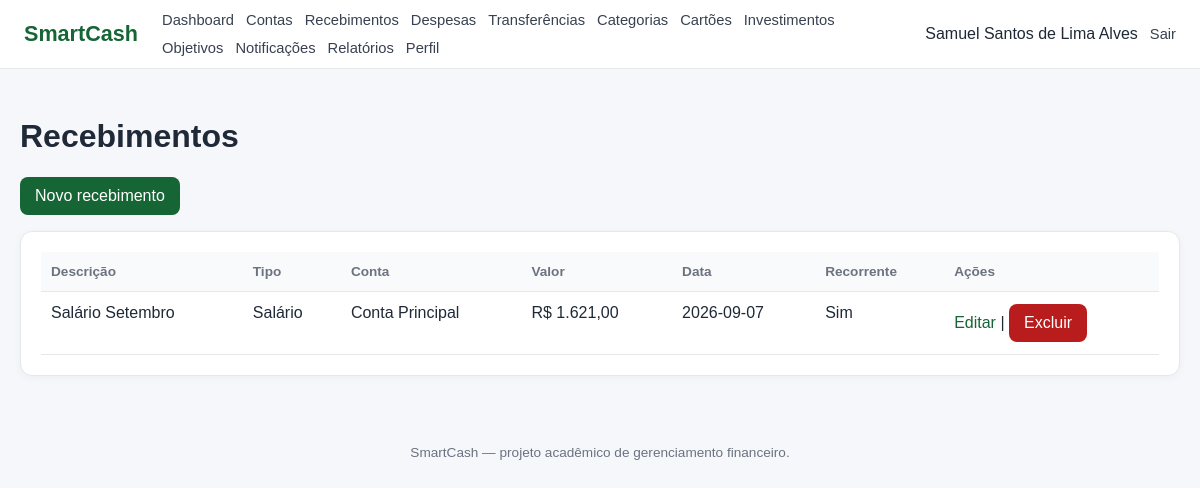
Screenshot of /recebimentos/index.php (signed in) with the database file from the repository.
### tables this page shows
CREATE TABLE `recebimento` (
  `id_recebimento` int NOT NULL,
  `id_usuario` int NOT NULL,
  `id_conta` int NOT NULL,
  `id_tipo_recebimento` int NOT NULL,
  `descricao` varchar(255) NOT NULL,
  `valor` decimal(15,2) NOT NULL,
  `data_recebimento` date NOT NULL,
  `recorrente` tinyint(1) NOT NULL DEFAULT '0',
  `frequencia` varchar(30) DEFAULT NULL,
  `proximo_recebimento` date DEFAULT NULL
);

CREATE TABLE `tipo_recebimento` (
  `id_tipo_recebimento` int NOT NULL,
  `nome` varchar(50) NOT NULL,
  `descricao` varchar(255) DEFAULT NULL
);

CREATE TABLE `conta` (
  `id_conta` int NOT NULL,
  `id_usuario` int NOT NULL,
  `id_banco` int NOT NULL,
  `id_tipo_conta` int NOT NULL,
  `nome_conta` varchar(100) NOT NULL,
  `num_conta` varchar(30) DEFAULT NULL,
  `agencia` varchar(20) DEFAULT NULL,
  `saldo_atual` decimal(15,2) NOT NULL DEFAULT '0.00'
);

### includes/functions.php (called while the page is built, shortened)
<?php
function e(mixed $value): string
{
    return htmlspecialchars(
        (string)($value ?? ''),
        ENT_QUOTES,
        'UTF-8'
    );
}
function money(float|int|string|null $value): string
{
    return 'R$ ' . number_format(
        (float)$value,
        2,
        ',',
        '.'
    );
}

### recebimentos/index.php (the view, shortened to what this page needs)
<?php
require_once __DIR__ . '/../config/database.php';
require_once __DIR__ . '/../includes/auth.php';
require_once __DIR__ . '/../includes/functions.php';
$stmt = $pdo->prepare(
    'SELECT r.*, c.nome_conta, tr.nome AS tipo
     FROM RECEBIMENTO r
     INNER JOIN CONTA c ON c.id_conta = r.id_conta
     INNER JOIN TIPO_RECEBIMENTO tr
        ON tr.id_tipo_recebimento = r.id_tipo_recebimento
     WHERE r.id_usuario = :usuario
     ORDER BY r.data_recebimento DESC, r.id_recebimento DESC'
);
$stmt->execute(['usuario' => $id_usuario]);
$recebimentos = $stmt->fetchAll();
require __DIR__ . '/../includes/header.php';
?>
<h1>Recebimentos</h1>
<p><a class="button" href="cadastrar.php">Novo recebimento</a></p>
<div class="card">
<table>
<thead>
<tr>
    <th>Descrição</th>
    <th>Tipo</th>
    <th>Conta</th>
    <th>Valor</th>
    <th>Data</th>
    <th>Recorrente</th>
    <th>Ações</th>
</tr>
</thead>
<tbody>
<?php foreach ($recebimentos as $item): ?>
<tr>
    <td><?= e($item['descricao']) ?></td>
    <td><?= e($item['tipo']) ?></td>
    <td><?= e($item['nome_conta']) ?></td>
    <td><?= money((float) $item['valor']) ?></td>
    <td><?= e($item['data_recebimento']) ?></td>
    <td><?= (int) $item['recorrente'] ? 'Sim' : 'Não' ?></td>
    <td>
        <a href="editar.php?id=<?= (int) $item['id_recebimento'] ?>">Editar</a>
        |
        <form class="inline-form" method="post" action="excluir.php">
            <button type="submit" class="danger"
                    data-confirm="Excluir este recebimento? O valor será retirado novamente do saldo da conta.">
                Excluir
            </button>
        </form>
    </td>
</tr>
<?php endforeach; ?>
</tbody>
</table>
</div>
<?php require __DIR__ . '/../includes/footer.php'; ?>

### assets/css/style.css (style rules this page uses)
* { box-sizing: border-box; }
body { margin: 0; font-family: Arial, Helvetica, sans-serif; background: #f5f7fb; color: #1f2937; }
a { color: #166534; text-decoration: none; }
.card, .table-card, .form-card { background: #fff; border: 1px solid #e5e7eb; border-radius: 12px; padding: 20px; box-shadow: 0 2px 8px rgba(15, 23, 42, .04); }
.btn, .button, button { display: inline-block; border: 0; border-radius: 8px; padding: 10px 15px; text-decoration: none; cursor: pointer; font-weight: 600; background: #166534; color: #fff; font: inherit; }
.btn-danger, .danger { background: #b91c1c; color: #fff; }
.inline-form { display: inline; padding: 0; margin: 0; background: none; border: 0; box-shadow: none; }
table { width: 100%; border-collapse: collapse; background: #fff; }
th, td { text-align: left; padding: 12px 10px; border-bottom: 1px solid #e5e7eb; vertical-align: top; }
th { font-size: .85rem; color: #6b7280; background: #f9fafb; }

### rows the page displays
recebimento: descricao "Salário Setembro", id_tipo_recebimento.nome "Salário", id_conta.nome_conta "Conta Principal", valor "R$ 1.621,00", data_recebimento "2026-09-07", recorrente "Sim"

### other values shown
$userName "Samuel Santos de Lima Alves"
